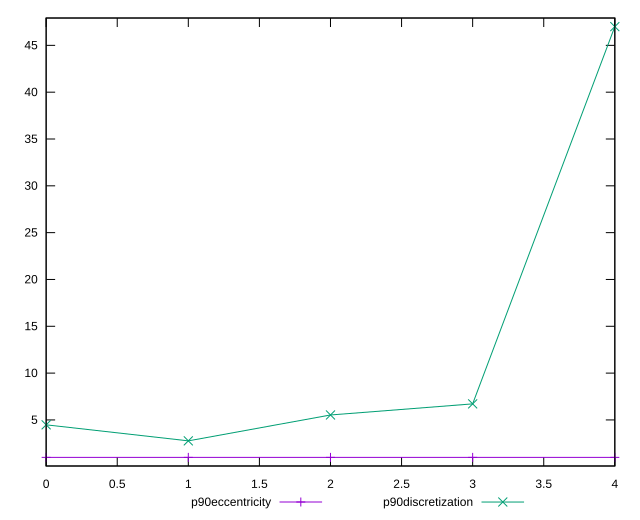

Recreate this plot in gnuplot.
reset

$p90Eccentricity <<EOF
0 0.9999999999999991
1 0.9999999999999999
2 1
3 1.000000000000001
4 0.999999999999997
EOF

$p90Discretization <<EOF
0 4.476190476190476
1 2.764705882352941
2 5.529411764705882
3 6.714285714285714
4 47
EOF

set key outside below
set xrange [0:4]
set yrange [0.07999999999999696:47.92]
set trange [0.07999999999999696:47.92]
set terminal svg size 640, 520 enhanced background rgb 'white'
set output "report_00019_2021-02-10T18-14-37.922Z//cumulative-layout-shift/progression/eccentricity.svg"

plot $p90Eccentricity title "p90eccentricity" with linespoints, \
     $p90Discretization title "p90discretization" with linespoints

reset
